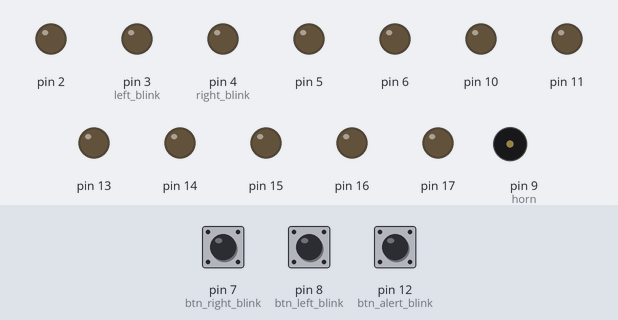
This sketch was run on a simulated Arduino Uno, built with avr-gcc and run on an emulated ATmega328P. Parts: output pins drawn as LEDs (lit = HIGH), buzzer (waves = sounding). Dashed ring = blinking. Inputs (shaded band) come from the test bench; at power-on: pin 7 (btn_right_blink) HIGH, pin 12 (btn_alert_blink) HIGH, pin 8 (btn_left_blink) HIGH.

Above: at 10.7 s.
10.8 s: pin 7 (btn_right_blink) pulled LOW for 0.15 s
At 13.8 s:
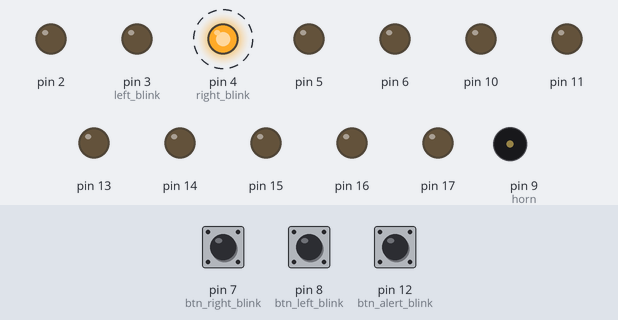
13.9 s: pin 12 (btn_alert_blink) pulled LOW for 0.15 s
At 14.7 s:
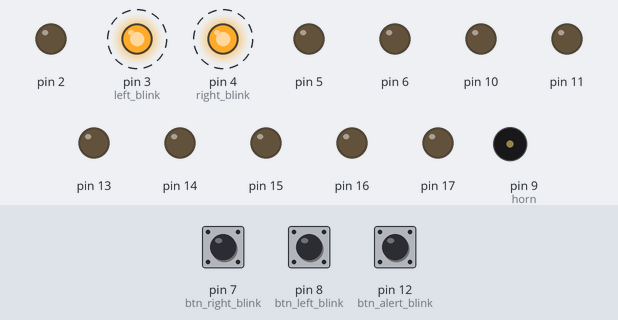
16.9 s: pin 8 (btn_left_blink) pulled LOW for 1 s
19.9 s: pin 8 (btn_left_blink) pulled LOW for 0.15 s
At 20.9 s:
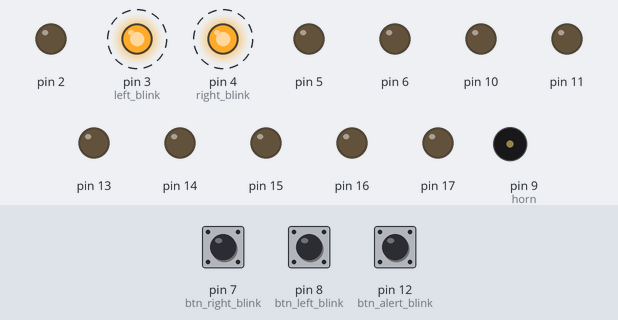
Timing chart, 0 to 23.9 s (numbered marks = the images above; inputs shaded):
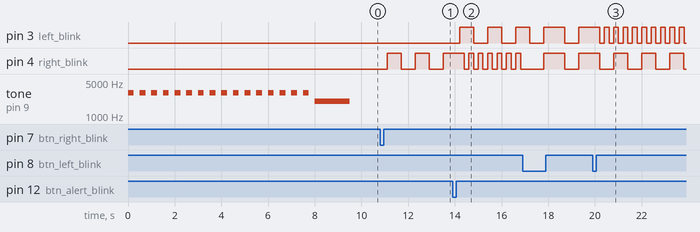

The sketch:

alert_blink_automatic.ino
```cpp
//*********BLINKERS***********
#define left_blink 3
#define right_blink 4
#define btn_alert_blink 12
#define btn_left_blink 8
#define btn_right_blink 7

//*********HEADLIGHT**********
#define low_beam 6
#define high_beam 13

#define taillight 5
#define horn 9

//*********ENGINES************
#define positive_right_engine 14
#define negative_right_engine 15
#define right_engine_speed 10
#define positive_left_engine 16
#define negative_left_engine 17
#define left_engine_speed 11

//******AUXILIARY VARIABLES***
bool status_alert_blink = 0, status_left_blink= 0, status_right_blink= 0;
unsigned long time_actual_left = 0, time_actual_right = 0, time_actual = 0,
              turn_on_off_left = 0, turn_on_off_right = 0, turn_on_off = 0;
void setup() {
  Serial.begin(9600);

  for (byte pin = 2; pin < 18; pin++) {
    pinMode(pin, OUTPUT); //Declare all pins as OUTPUT
    /*Turn on/off the buzzer to signal startup*/
    tone(horn, 3000);
    delay(250);
    noTone(horn);
    delay(250);
  }

  pinMode(btn_alert_blink, INPUT_PULLUP); //Change pin 12 to INPUT
  pinMode(btn_left_blink, INPUT_PULLUP);  //Change pin 08 to INPUT
  pinMode(btn_right_blink, INPUT_PULLUP); //Change pin 07 to INPUT

  /*Long sound to signal that initialization is complete*/
  tone(horn, 2000);
  delay(1500);
  noTone(horn);
}

void loop() {
  bool status_btn_alert_blink = digitalRead(btn_alert_blink);
  bool status_btn_left_blink = digitalRead(btn_left_blink);
  bool status_btn_right_blink = digitalRead(btn_right_blink);

  if (!status_btn_alert_blink) {
    status_alert_blink = !status_alert_blink;
    delay(300);
  }
  else if (!status_btn_left_blink) {
    status_left_blink = !status_left_blink;
    status_right_blink = 0;
    delay(300);
  }
  else if (!status_btn_right_blink) {
    status_right_blink = !status_right_blink;
    status_left_blink = 0;
    delay(300);
  }

  blinks(status_left_blink, status_right_blink, status_alert_blink);
}

void blinks(bool status_left_blink, bool status_right_blink, bool status_alert_blink) {
  if (status_left_blink) {
    if (status_alert_blink) {
      int time_blink_left = millis() - time_actual_left;
      if (time_blink_left > 200) {
        turn_on_off_left = !turn_on_off_left;
        digitalWrite(left_blink, turn_on_off_left);
        time_actual_left = millis();
      }
      int time_blink_right = millis() - time_actual_right;
      if (time_blink_right > 600) {
        turn_on_off_right = !turn_on_off_right;
        digitalWrite(right_blink, turn_on_off_right);
        time_actual_right = millis();
      }
    }
    else {
      int time_blink = millis() - time_actual;
      if (time_blink > 600) {
        turn_on_off = !turn_on_off;
        digitalWrite(left_blink, turn_on_off);
        digitalWrite(right_blink, LOW);
        time_actual = millis();
      }
    }
  }
  else if (status_right_blink) {
    if (status_alert_blink) {
      int time_blink_right = millis() - time_actual_right;
      if (time_blink_right > 200) {
        turn_on_off_right = !turn_on_off_right;
        digitalWrite(right_blink, turn_on_off_right);
        time_actual_right = millis();
      }
      int time_blink_left = millis() - time_actual_left;
      if (time_blink_left > 600) {
        turn_on_off_left = !turn_on_off_left;
        digitalWrite(left_blink, turn_on_off_left);
        time_actual_left = millis();
      }
    }
    else {
      int time_blink = millis() - time_actual;
      if (time_blink > 600) {
        turn_on_off = !turn_on_off;
        digitalWrite(left_blink, LOW);
        digitalWrite(right_blink, turn_on_off);
        time_actual = millis();
      }
    }
  }
  else if (status_alert_blink) {
    int time_blink = millis() - time_actual;
    if (time_blink > 600) {
      turn_on_off = !turn_on_off;
      digitalWrite(left_blink, turn_on_off);
      digitalWrite(right_blink, turn_on_off);
      time_actual = millis();
    }
  }
  else {
    digitalWrite(left_blink, LOW);
    digitalWrite(right_blink, LOW);
  }
}
```

Measured:
- after the input at 10.8 s, pin 4 (right_blink): alternates HIGH for 0.60 s and LOW for 0.60 s, starting after 0.30 s
- after the input at 13.9 s, pin 3 (left_blink): alternates HIGH for 0.60 s and LOW for 0.60 s, starting after 0.30 s; pin 4 (right_blink): alternates HIGH for 0.20 s and LOW for 0.20 s, starting after 0.50 s
- after the input at 19.9 s, pin 3 (left_blink): alternates HIGH for 0.20 s and LOW for 0.20 s, starting after 0.30 s
